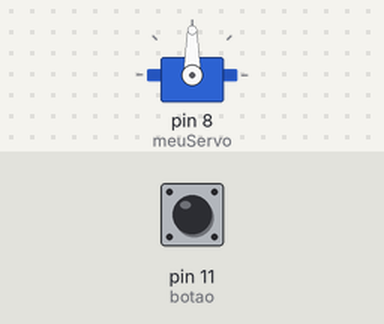
A sketch run on a simulated Arduino Uno, built with avr-gcc and run on an emulated ATmega328P. On the bench: servo. Inputs (shaded band) come from the test bench; at power-on: pin 11 (botao) HIGH.

Above: at 1.2 s.
1.3 s: pin 11 (botao) pulled LOW for 0.15 s
At 1.47 s:
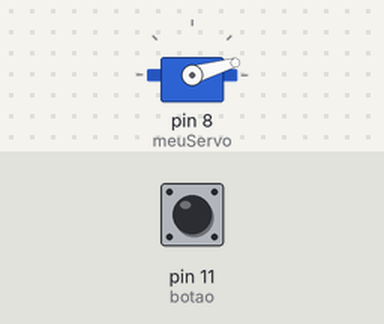
4.3 s: pin 11 (botao) pulled LOW for 1 s
At 4.49 s:
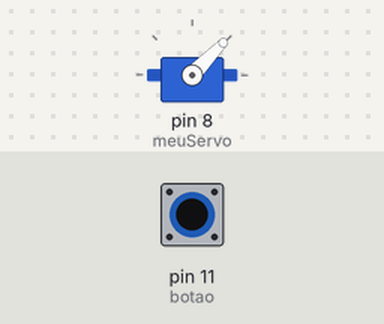
Timing chart, 0 to 10.1 s (numbered marks = the images above; inputs shaded):
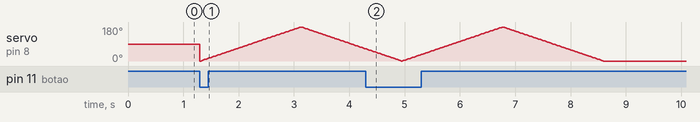

The sketch:

7-servoComBotao.ino
```cpp
#include <Servo.h>

Servo meuServo;
int botao=11;

void setup() {
  pinMode(botao, INPUT_PULLUP);
}

void loop() {
  meuServo.attach(8);
  if(digitalRead(botao)==LOW){
    for(int angulo=0; angulo<=180;angulo++){
      meuServo.write(angulo);
      delay(10);
    }
    for(int angulo=180;angulo>=0;angulo--){
      meuServo.write(angulo);
      delay(10);
    }
  }
  meuServo.detach();

}
```
